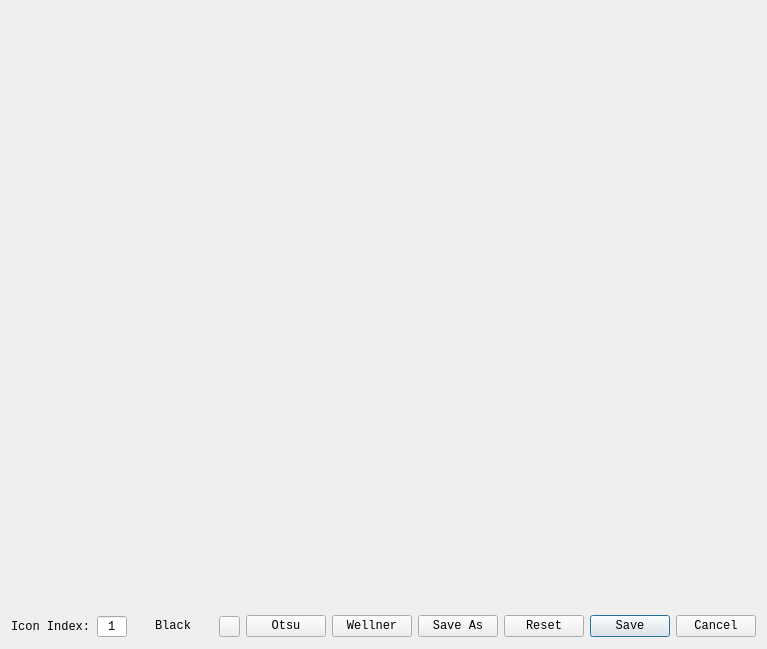
<?xml version="1.0" encoding="UTF-8"?>
<ui version="4.0">
 <class>IconViewEditDlg</class>
 <widget class="QDialog" name="IconViewEditDlg">
  <property name="geometry">
   <rect>
    <x>0</x>
    <y>0</y>
    <width>726</width>
    <height>649</height>
   </rect>
  </property>
  <layout class="QVBoxLayout" name="verticalLayout" stretch="1,0">
   <item>
    <widget class="IconViewEdit" name="iconViewEdit" native="true">
     <property name="font">
      <font>
       <family>Consolas</family>
      </font>
     </property>
    </widget>
   </item>
   <item>
    <layout class="QHBoxLayout" name="iconBtnLayout">
     <item>
      <widget class="QLabel" name="iconIndexLbl">
       <property name="font">
        <font>
         <family>Consolas</family>
        </font>
       </property>
       <property name="text">
        <string>Icon Index:</string>
       </property>
      </widget>
     </item>
     <item>
      <widget class="QSpinBox" name="iconIndex">
       <property name="font">
        <font>
         <family>Consolas</family>
         <pointsize>9</pointsize>
         <bold>false</bold>
        </font>
       </property>
       <property name="alignment">
        <set>Qt::AlignCenter</set>
       </property>
       <property name="buttonSymbols">
        <enum>QAbstractSpinBox::NoButtons</enum>
       </property>
       <property name="minimum">
        <number>1</number>
       </property>
       <property name="maximum">
        <number>16</number>
       </property>
      </widget>
     </item>
     <item>
      <widget class="QPushButton" name="brushBtn">
       <property name="font">
        <font>
         <family>Consolas</family>
        </font>
       </property>
       <property name="text">
        <string>Black</string>
       </property>
       <property name="flat">
        <bool>true</bool>
       </property>
      </widget>
     </item>
     <item>
      <spacer name="btnSpacer">
       <property name="orientation">
        <enum>Qt::Horizontal</enum>
       </property>
       <property name="sizeHint" stdset="0">
        <size>
         <width>40</width>
         <height>20</height>
        </size>
       </property>
      </spacer>
     </item>
     <item>
      <widget class="ColorButton" name="transColorBtn">
       <property name="minimumSize">
        <size>
         <width>21</width>
         <height>21</height>
        </size>
       </property>
       <property name="maximumSize">
        <size>
         <width>21</width>
         <height>21</height>
        </size>
       </property>
       <property name="font">
        <font>
         <family>Consolas</family>
        </font>
       </property>
       <property name="text">
        <string/>
       </property>
      </widget>
     </item>
     <item>
      <widget class="QPushButton" name="replaceIconOtsu">
       <property name="font">
        <font>
         <family>Consolas</family>
        </font>
       </property>
       <property name="text">
        <string>Otsu</string>
       </property>
      </widget>
     </item>
     <item>
      <widget class="QPushButton" name="replaceIconWellner">
       <property name="font">
        <font>
         <family>Consolas</family>
        </font>
       </property>
       <property name="text">
        <string>Wellner</string>
       </property>
      </widget>
     </item>
     <item>
      <widget class="QPushButton" name="saveAsBtn">
       <property name="font">
        <font>
         <family>Consolas</family>
        </font>
       </property>
       <property name="text">
        <string>Save As</string>
       </property>
      </widget>
     </item>
     <item>
      <widget class="QDialogButtonBox" name="dlgBtnBox">
       <property name="font">
        <font>
         <family>Consolas</family>
        </font>
       </property>
       <property name="orientation">
        <enum>Qt::Horizontal</enum>
       </property>
       <property name="standardButtons">
        <set>QDialogButtonBox::Cancel|QDialogButtonBox::Reset|QDialogButtonBox::Save</set>
       </property>
      </widget>
     </item>
    </layout>
   </item>
  </layout>
 </widget>
 <customwidgets>
  <customwidget>
   <class>IconViewEdit</class>
   <extends>QWidget</extends>
   <header>iconviewedit.h</header>
   <container>1</container>
  </customwidget>
  <customwidget>
   <class>ColorButton</class>
   <extends>QPushButton</extends>
   <header>colorbutton.h</header>
  </customwidget>
 </customwidgets>
 <resources/>
 <connections>
  <connection>
   <sender>dlgBtnBox</sender>
   <signal>accepted()</signal>
   <receiver>IconViewEditDlg</receiver>
   <slot>accept()</slot>
   <hints>
    <hint type="sourcelabel">
     <x>248</x>
     <y>254</y>
    </hint>
    <hint type="destinationlabel">
     <x>157</x>
     <y>274</y>
    </hint>
   </hints>
  </connection>
  <connection>
   <sender>dlgBtnBox</sender>
   <signal>rejected()</signal>
   <receiver>IconViewEditDlg</receiver>
   <slot>reject()</slot>
   <hints>
    <hint type="sourcelabel">
     <x>316</x>
     <y>260</y>
    </hint>
    <hint type="destinationlabel">
     <x>286</x>
     <y>274</y>
    </hint>
   </hints>
  </connection>
 </connections>
</ui>
